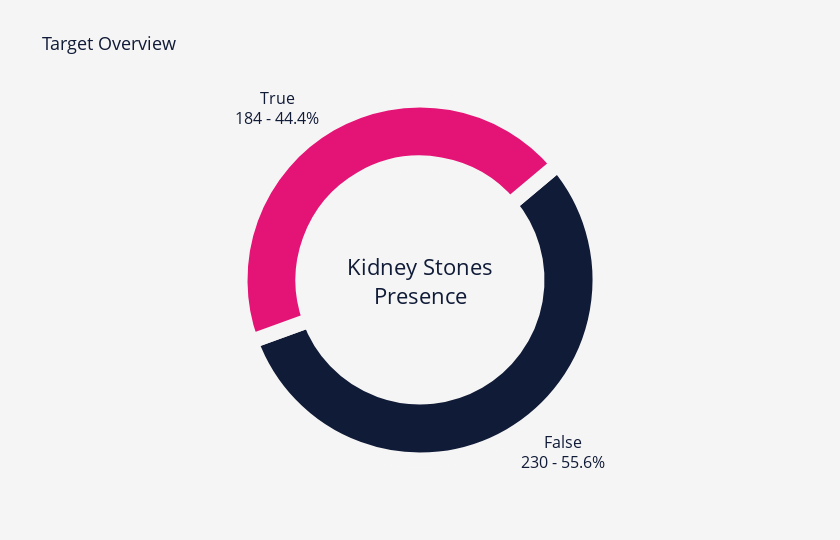

The cell this chart's notebook holds for it:
### Markdown cell above
<p style="
    font-size: 20px;
    font-family: 'JetBrains Mono';
    border-bottom: 3px solid #01CBEE;
">
    <b>Notes</b> 📜
</p>

<ul style="
    font-size: 16px;
    font-family: 'JetBrains Mono';
    margin-left: 8px;
    margin-right: 8px;
">
    <li>In this section, we will take a closer look at each feature and create pivot tables which answer the question of which values are more related to the target.</li>
    <li>But let's see the target first.</li>
</ul>

### Code cell
df = train.copy()
df["Target"] = df["Target"].map({0: "False", 1: "True"})

fig = px.pie(
    df,
    names="Target",
    height=540,
    width=840,
    hole=0.65,
    title="Target Overview",
    color_discrete_sequence=["#101B37", "#E41376"],
)
fig.update_layout(
    font_color=FONT_COLOR,
    title_font_size=18,
    plot_bgcolor=BACKGROUND_COLOR,
    paper_bgcolor=BACKGROUND_COLOR,
    showlegend=False,
)
fig.add_annotation(
    dict(
        x=0.5,
        y=0.5,
        align="center",
        xref="paper",
        yref="paper",
        showarrow=False,
        font_size=22,
        text="Kidney Stones<br>Presence",
    )
)
fig.update_traces(
    hovertemplate=None,
    textposition="outside",
    texttemplate="%{label}<br>%{value} - %{percent}",
    textfont_size=16,
    rotation=50,
    marker_line_width=15,
    marker_line_color=BACKGROUND_COLOR,
)
fig.show()

### Figure 1 — Plotly figure (JSON) as saved in the notebook; plotly's stock layout.template omitted (floating-point values rounded to 4 significant figures; data arrays with more than 128 entries replaced by an {"elided": "..."} marker saying what was removed)
{"data": [{"domain": {"x": [0, 1], "y": [0, 1]}, "hole": 0.65, "labels": {"elided": "414 str values"}, "legendgroup": "", "marker": {"line": {"color": "#F6F5F5", "width": 15}}, "name": "", "rotation": 50, "showlegend": true, "textfont": {"size": 16}, "textposition": "outside", "texttemplate": "%{label}<br>%{value} - %{percent}", "type": "pie"}], "layout": {"annotations": [{"align": "center", "font": {"size": 22}, "showarrow": false, "text": "Kidney Stones<br>Presence", "x": 0.5, "xref": "paper", "y": 0.5, "yref": "paper"}], "font": {"color": "#101B37"}, "height": 540, "legend": {"tracegroupgap": 0}, "paper_bgcolor": "#F6F5F5", "piecolorway": ["#101B37", "#E41376"], "plot_bgcolor": "#F6F5F5", "showlegend": false, "title": {"font": {"size": 18}, "text": "Target Overview"}, "width": 840}}
